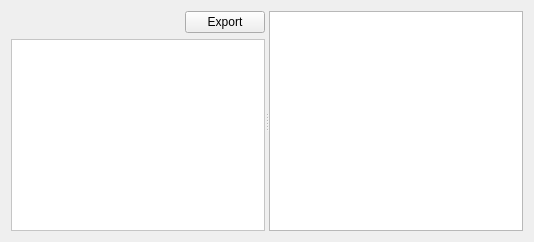
       <widget class="QWidget" name="imports">
        <attribute name="title">
         <string>Imports</string>
        </attribute>
        <layout class="QVBoxLayout" name="verticalLayout_10">
         <item>
          <widget class="QSplitter" name="splitter_2">
           <property name="orientation">
            <enum>Qt::Orientation::Horizontal</enum>
           </property>
           <widget class="QWidget" name="layoutWidget">
            <layout class="QVBoxLayout" name="verticalLayout">
             <item>
              <layout class="QGridLayout" name="gridLayout_4">
               <item row="0" column="1">
                <widget class="QPushButton" name="treeExportButton">
                 <property name="text">
                  <string>Export</string>
                 </property>
                </widget>
               </item>
               <item row="0" column="0">
                <spacer name="horizontalSpacer">
                 <property name="orientation">
                  <enum>Qt::Orientation::Horizontal</enum>
                 </property>
                 <property name="sizeHint" stdset="0">
                  <size>
                   <width>40</width>
                   <height>20</height>
                  </size>
                 </property>
                </spacer>
               </item>
              </layout>
             </item>
             <item>
              <widget class="QTreeView" name="treeImportsView">
               <property name="styleSheet">
                <string notr="true">QTreeView {
    background-color: white;
}
</string>
               </property>
               <property name="frameShape">
                <enum>QFrame::Shape::StyledPanel</enum>
               </property>
               <property name="frameShadow">
                <enum>QFrame::Shadow::Sunken</enum>
               </property>
               <property name="autoExpandDelay">
                <number>-1</number>
               </property>
               <property name="uniformRowHeights">
                <bool>false</bool>
               </property>
               <property name="animated">
                <bool>true</bool>
               </property>
               <property name="allColumnsShowFocus">
                <bool>false</bool>
               </property>
               <attribute name="headerVisible">
                <bool>false</bool>
               </attribute>
              </widget>
             </item>
            </layout>
           </widget>
           <widget class="QTableView" name="treeTableView"/>
          </widget>
         </item>
        </layout>
       </widget>
